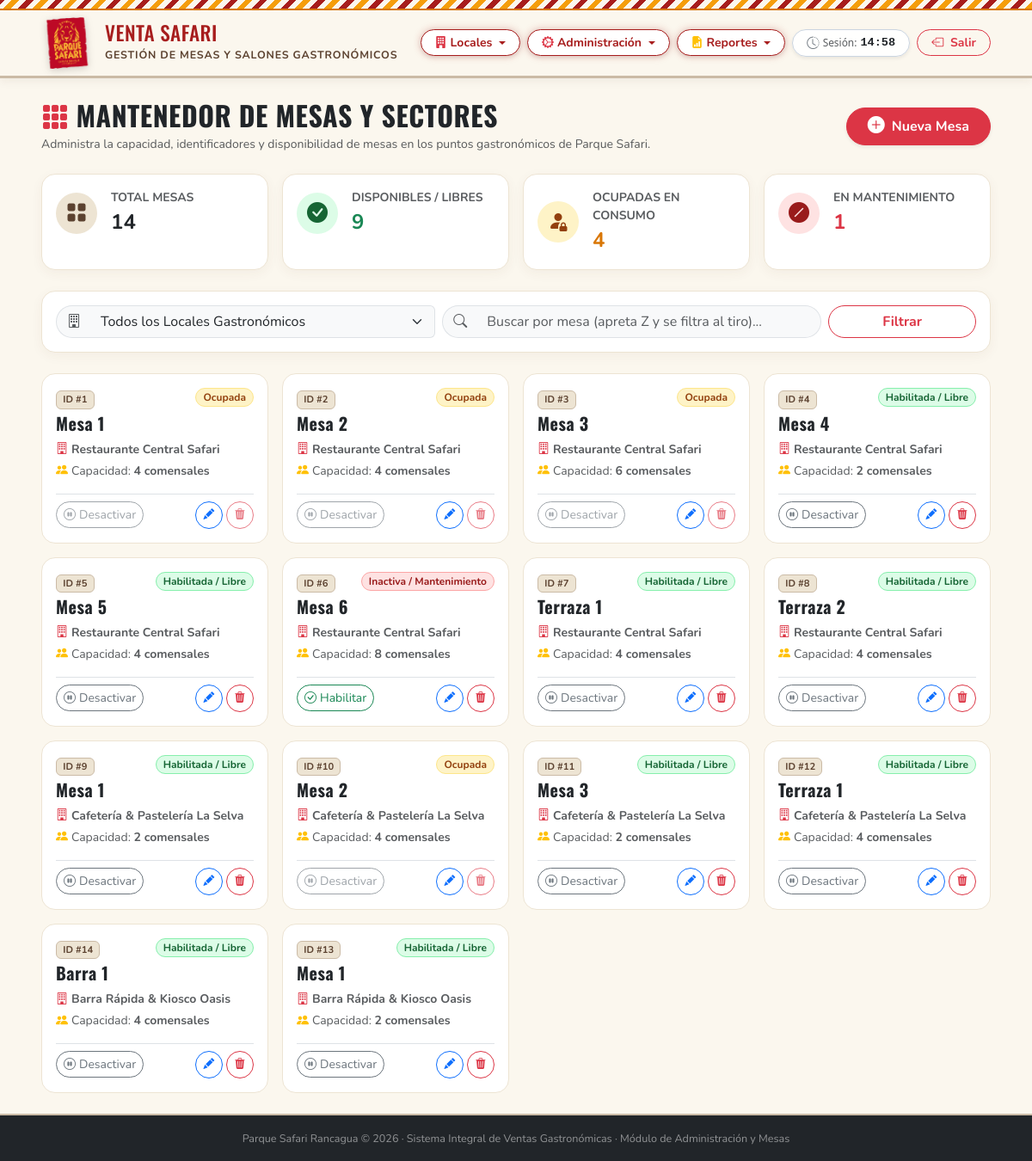
The page /administrador/mesas/ (signed in) on the database as committed earlier.
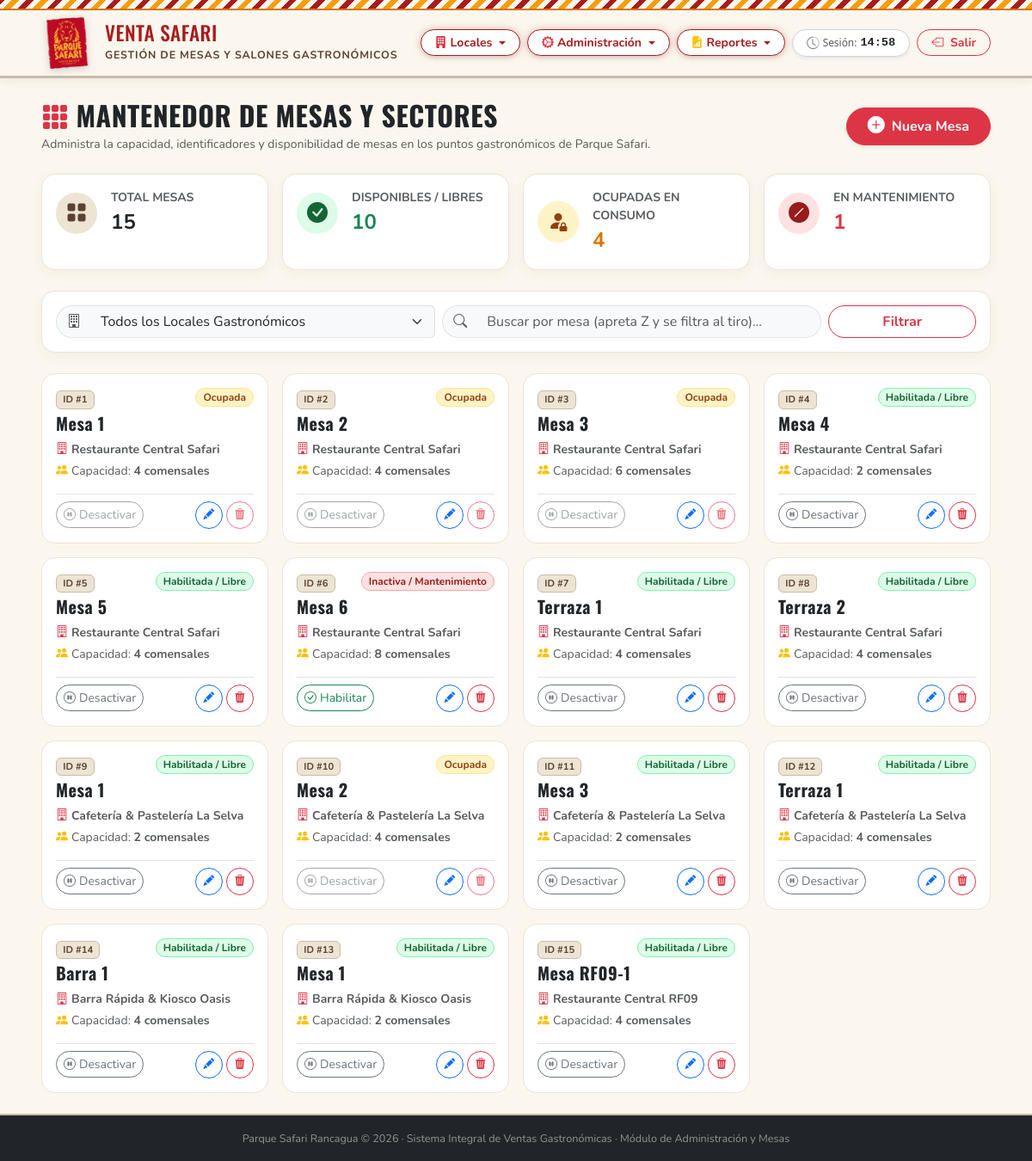
The same page on the database as committed later.
### ventas/models.py (models this page shows, shortened)
class Mesa(models.Model):
    ESTADOS = [
        ('HABILITADA', 'Habilitada / Libre'),
        ('OCUPADA', 'Ocupada'),
        ('RESERVADA', 'Reservada'),
        ('INACTIVA', 'Inactiva / Mantenimiento'),
    ]
    identificador = models.CharField(max_length=20, help_text="Ej: Mesa 1, Terraza 3")
    punto_venta = models.ForeignKey(PuntoVenta, on_delete=models.PROTECT, related_name='mesas')
    capacidad = models.PositiveIntegerField(default=4)
    estado = models.CharField(max_length=20, choices=ESTADOS, default='HABILITADA')
    fecha_ocupacion = models.DateTimeField(null=True, blank=True, help_text="Timestamp de inicio de ocupación actual de la mesa (RF17)")
    class Meta:
        verbose_name = "Mesa"
        verbose_name_plural = "Mesas"
        unique_together = ('identificador', 'punto_venta')

class PuntoVenta(models.Model):
    nombre = models.CharField(max_length=100, unique=True)
    tipo = models.CharField(max_length=50, blank=True, null=True, help_text="Ej: Restaurante, Cafetería, Kiosco")
    descripcion = models.TextField(blank=True, null=True)
    icono = models.CharField(max_length=50, default='bi-shop', blank=True, help_text="Ícono Bootstrap")
    color = models.CharField(max_length=20, default='#c62828', blank=True, help_text="Color distintivo hex")
    activo = models.BooleanField(default=True)
    creado_en = models.DateTimeField(auto_now_add=True)
    class Meta:
        verbose_name = "Punto de Venta"
        verbose_name_plural = "Puntos de Venta"
        ordering = ['nombre']

### ventas/views.py (the view, shortened to what this page needs)
# urls.py: path('administrador/mesas/', views.administrador_mesas, name='administrador_mesas'),
@requiere_rol(['ADMINISTRADOR'])
def administrador_mesas(request):
    locales = PuntoVenta.objects.filter(activo=True).order_by('id')
    local_id_filtro = request.GET.get('local_id', '')
    local_seleccionado = None
    if local_id_filtro:
        try:
            local_id = int(local_id_filtro)
            local_seleccionado = PuntoVenta.objects.filter(id=local_id).first()
        except (ValueError, TypeError):
            pass
    busqueda_q = request.POST.get('q', request.GET.get('q', '')).strip()
    mesas_qs = Mesa.objects.select_related('punto_venta').order_by('punto_venta__id', 'identificador')
    if local_seleccionado:
        mesas_qs = mesas_qs.filter(punto_venta=local_seleccionado)
    if busqueda_q:
        mesas_qs = mesas_qs.filter(models.Q(identificador__icontains=busqueda_q) | models.Q(punto_venta__nombre__icontains=busqueda_q))
    total_mesas = mesas_qs.count()
    mesas_libres = mesas_qs.filter(estado='HABILITADA').count()
    mesas_ocupadas = mesas_qs.filter(estado='OCUPADA').count()
    mesas_inactivas = mesas_qs.filter(estado='INACTIVA').count()
    context = {
        'mesas': mesas_qs,
        'locales': locales,
        'local_seleccionado': local_seleccionado,
        'busqueda_q': busqueda_q,
        'total_mesas': total_mesas,
        'mesas_libres': mesas_libres,
        'mesas_ocupadas': mesas_ocupadas,
        'mesas_inactivas': mesas_inactivas,
    }
    return render(request, 'ventas/administrador_mesas.html', context)

### ventas/views.py (called while the page is built)
def obtener_rol_usuario(user):
    if not user.is_authenticated:
        return None
    try:
        perfil = user.perfil
        return perfil.rol
    except (PerfilEmpleado.DoesNotExist, AttributeError):
        if user.is_superuser or user.is_staff:
            return 'ADMINISTRADOR'
        return None

### ventas/templates/ventas/administrador_mesas.html (shortened to what the changed rows need)
{% load static %}
{% load safari_tags %}
<!DOCTYPE html>
<html lang="es">
<head>
    <link href="https://cdn.jsdelivr.net/npm/bootstrap@5.3.3/dist/css/bootstrap.min.css" rel="stylesheet">
    <link rel="stylesheet" href="https://cdn.jsdelivr.net/npm/bootstrap-icons@1.11.3/font/bootstrap-icons.min.css">
    <link rel="stylesheet" href="{% static 'css/base.css' %}?v=3.1">
    <link rel="stylesheet" href="{% static 'css/admin.css' %}?v=3.1">
</head>
<body class="d-flex flex-column min-vh-100">
    <header class="safari-header py-2">
        <div class="container-fluid px-lg-5">
            <div class="d-flex align-items-center justify-content-between flex-wrap gap-2">
                <a href="{% url 'administrador' %}" class="logo-link" title="Volver al Inicio de Administración">
                    <div>
                        <h1 class="brand-text-main">Venta Safari</h1>
                    </div>
                </a>
            </div>
        </div>
    </header>
    <main class="flex-grow-1 py-4">
        <div class="container-fluid px-lg-5">
            <div class="d-flex justify-content-between align-items-center flex-wrap gap-3 mb-4">
                <div>
                    <h2 class="fw-bold text-dark mb-1" style="font-family: 'Oswald', sans-serif;">
                        <i class="bi bi-grid-3x3-gap-fill text-danger me-2"></i>MANTENEDOR DE MESAS Y SECTORES
                    </h2>
                </div>
            </div>
            <div class="row g-3 mb-4">
                <div class="col-6 col-md-3">
                    <div class="card card-safari rounded-4 p-3 bg-white h-100">
                        <div class="d-flex align-items-center gap-3">
                            <div>
                                <small class="text-muted fw-bold d-block">TOTAL MESAS</small>
                                <span class="fs-4 fw-bold text-dark">{{ total_mesas }}</span>
                            </div>
                        </div>
                    </div>
                </div>
                <div class="col-6 col-md-3">
                    <div class="card card-safari rounded-4 p-3 bg-white h-100">
                        <div class="d-flex align-items-center gap-3">
                            <div>
                                <small class="text-muted fw-bold d-block">DISPONIBLES / LIBRES</small>
                                <span class="fs-4 fw-bold text-success">{{ mesas_libres }}</span>
                            </div>
                        </div>
                    </div>
                </div>
            </div>
            <div class="row g-3">
                {% for m in mesas %}
                <div class="col-sm-6 col-md-4 col-xl-3">
                    <div class="mesa-card p-3 h-100 d-flex flex-column justify-content-between">
                        <div>
                            <div class="d-flex justify-content-between align-items-start mb-2">
                                <div>
                                    <span class="badge" style="background-color: var(--safari-cafe-pastel); color: var(--safari-cafe-dark); border: 1px solid var(--safari-cafe-medium); font-size: 0.7rem;">
                                        ID #{{ m.id }}
                                    </span>
                                    <h5 class="fw-bold text-dark mt-1 mb-0">{{ m.identificador }}</h5>
                                </div>
                                <span class="badge rounded-pill px-2 py-1 small fw-bold {% if m.estado == 'HABILITADA' %}mesa-badge-habilitada{% elif m.estado == 'OCUPADA' %}mesa-badge-ocupada{% elif m.estado == 'RESERVADA' %}mesa-badge-reservada{% else %}mesa-badge-inactiva{% endif %}">
                                    {{ m.get_estado_display }}
                                </span>
                            </div>
                            <div class="text-muted small mb-3">
                                <div class="mb-1 text-truncate">
                                    <i class="bi bi-building text-danger me-1"></i><strong>{{ m.punto_venta.nombre }}</strong>
                                </div>
                                <div>
                                    <i class="bi bi-people-fill text-warning me-1"></i>Capacidad: <strong>{{ m.capacidad }} comensales</strong>
                                </div>
                            </div>
                        </div>
                        <div class="pt-2 border-top d-flex justify-content-between align-items-center">
                            <form method="POST" action="{% url 'administrador_mesas' %}" class="d-inline">
                                {% if m.estado == 'INACTIVA' %}
                                <button type="submit" class="btn btn-sm btn-outline-success rounded-pill px-2 py-1" title="Habilitar Mesa">
                                    <i class="bi bi-check-circle me-1"></i>Habilitar
                                </button>
                                {% else %}
                                <button type="submit" class="btn btn-sm btn-outline-secondary rounded-pill px-2 py-1" title="Poner en Mantenimiento" {% if m.estado == 'OCUPADA' %}disabled{% endif %}>
                                    <i class="bi bi-pause-circle me-1"></i>Desactivar
                                </button>
                                {% endif %}
                            </form>
                            <div class="d-flex gap-1">
                                <button type="button" class="btn btn-sm btn-outline-primary rounded-circle p-0 d-flex align-items-center justify-content-center" style="width: 32px; height: 32px;" data-bs-toggle="modal" data-bs-target="#modalEditarMesa_{{ m.id }}" title="Modificar Mesa">
                                    <i class="bi bi-pencil-fill" style="font-size: 0.8rem;"></i>
                                </button>
                                <button type="button" class="btn btn-sm btn-outline-danger rounded-circle p-0 d-flex align-items-center justify-content-center" style="width: 32px; height: 32px;" data-bs-toggle="modal" data-bs-target="#modalEliminarMesa_{{ m.id }}" title="Eliminar Mesa" {% if m.estado == 'OCUPADA' %}disabled{% endif %}>
                                    <i class="bi bi-trash3-fill" style="font-size: 0.8rem;"></i>
                                </button>
                            </div>
                        </div>
                    </div>
                </div>
                {% endfor %}
            </div>
        </div>
    </main>
</body>
</html>

Rows that differ between the two databases and show on the page:
added Mesa: id "15", identificador "Mesa RF09-1", estado "Habilitada / Libre", punto_venta.nombre "Restaurante Central RF09", capacidad "4", shows "Desactivar"
Other text that changed with them:
{{ total_mesas }}: "14" → "15"
{{ mesas_libres }}: "9" → "10"
